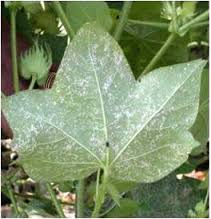
%> input picture 1.jpg, 211 x 219 px
$ octave tr1.m   (GNU Octave 9; MATLAB toolbox functions it lacks are replaced by stand-ins)
%> lines starting %> are read from the running program, lines starting %| are printed output that depends on the picture

% Select an image from the 'Disease Dataset' folder by opening the folder
[filename,pathname] = uigetfile({'*.jpg'},'Pick a Disease Affected Leaf');
%> the answer given: 1.jpg
I = imread([pathname,filename]);
%> I is the input picture: size 219x211x3 uint8; mean R, G, B 125.4, 143.1, 105.8
figure, imshow(I);title('Disease Affected Leaf');
%%
% Color Image Segmentation
% Use of K Means clustering for segmentation
% Convert Image from RGB Color Space to L*a*b* Color Space
% The L*a*b* space consists of a luminosity layer 'L*', chromaticity-layer 'a*' and 'b*'.
% All of the color information is in the 'a*' and 'b*' layers.
cform = makecform('srgb2lab');
% Apply the colorform
lab_he = applycform(I,cform);
%> lab_he: size 219x211x3 uint8; mean of channels 1, 2, 3 144.2, 116.5, 145.9

% Classify the colors in a*b* colorspace using K means clustering.
% Since the image has 3 colors create 3 clusters.
% Measure the distance using Euclidean Distance Metric.
ab = double(lab_he(:,:,2:3));
nrows = size(ab,1);
%> nrows = 219
ncols = size(ab,2);
%> ncols = 211
ab = reshape(ab,nrows*ncols,2);
nColors = 3;
[cluster_idx cluster_center] = kmeans(ab,nColors,'distance','sqEuclidean', ...
                                      'Replicates',3);
%> cluster_center = [112.4 155.3; 131.2 135.5; 117 140.4]
%[cluster_idx cluster_center] = kmeans(ab,nColors,'distance','sqEuclidean','Replicates',3);
% Label every pixel in tha image using results from K means
pixel_labels = reshape(cluster_idx,nrows,ncols);
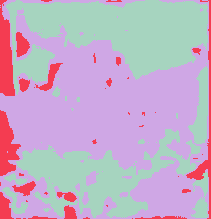
%> pixel_labels: size 219x211 double; 3 distinct labels, from 1 to 3; one colour per label, 0 black
%figure,imshow(pixel_labels,[]), title('Image Labeled by Cluster Index');

% Create a blank cell array to store the results of clustering
segmented_images = cell(1,3);
% Create RGB label using pixel_labels
rgb_label = repmat(pixel_labels,[1,1,3]);
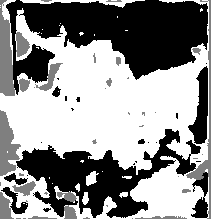
%> rgb_label: size 219x211x3 double; min 1, max 3, mean 2.12; drawn with min black and max white

for k = 1:nColors
    colors = I;
    colors(rgb_label ~= k) = 0;
    segmented_images{k} = colors;
end
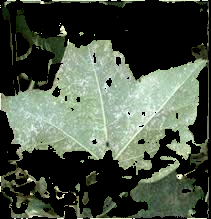
%> colors: size 219x211x3 uint8; mean R, G, B 73.8, 83.7, 69.4
%> after the loop, segmented_images = 3 items
% Display the contents of the clusters
figure, subplot(3,1,1);imshow(segmented_images{1});title('Cluster 1'); subplot(3,1,2);imshow(segmented_images{2});title('Cluster 2');
%> after `imshow(segmented_images{1})`:
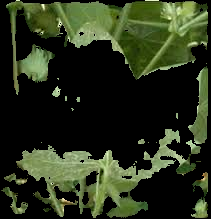
%> displayed picture: size 219x211x3, on the screen's scale of 0 to 255; mean R, G, B 41, 49.7, 27.6
%> after `imshow(segmented_images{2})`:
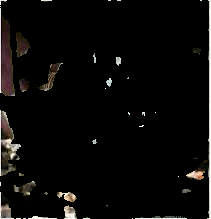
%> displayed picture: size 219x211x3, on the screen's scale of 0 to 255; mean R, G, B 10.6, 9.7, 8.8
subplot(3,1,3);imshow(segmented_images{3});title('Cluster 3');

%% Feature Extraction

% The input dialogue makes sure that we extract features only from the
% disease affected part of the leaf
x = inputdlg('Enter the cluster no. containing the disease affected leaf part only:');
%> the answer given: 3
i = str2double(x);

seg_img = segmented_images{i};

% Convert to grayscale if image is RGB
if ndims(seg_img) == 3
   img = rgb2gray(seg_img);
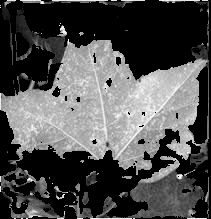
%> img: size 219x211 uint8; min 0, max 252, mean 79.1
end

% Create the Gray Level Cooccurance Matrices (GLCMs)
glcms = graycomatrix(img);
%> glcms = [21295 249 254 262 198 218 52 35; 238 1084 241 16 6 3 0 0; 266 227 2022 307 36 10 0 0; 239 20 318 706 144 21 2 0; 222 4 20 139 1243 870 29 7; 212 0 5 16 845 7341 1379 36; 82 0 2 3 47 1303 2492 327; 40 4 6 1 15 68 299 464]

%Evaluate 13 features from the disease affected region only
% Derive Statistics from GLCM
stats = graycoprops(glcms,'Contrast Correlation Energy Homogeneity');
%> stats = {Contrast 0.903}
Contrast = stats.Contrast;
%> Contrast = 0.903
%> (the run ends here)

$ run again, on 3.jpg
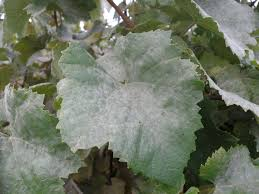
%> input picture 3.jpg, 259 x 194 px
%> I is the input picture: size 194x259x3 uint8; mean R, G, B 111.3, 118.5, 101.9
%> lab_he: size 194x259x3 uint8; mean of channels 1, 2, 3 123.1, 122.8, 136.5
%> cluster_center = [126 129.8; 118.1 147.8; 122 137.6]
%> `pixel_labels = reshape(cluster_idx,nrows,ncols);`:
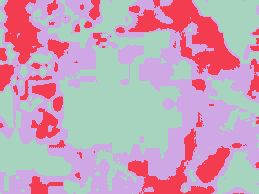
%> pixel_labels: size 194x259 double; 3 distinct labels, from 1 to 3; one colour per label, 0 black
%> after the loop `for k = 1:nColors`: segmented_images = 3 items
%> `img = rgb2gray(seg_img);`:
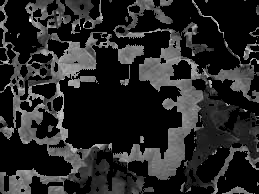
%> img: size 194x259 uint8; min 0, max 253, mean 38.8
%> glcms = [29200 576 396 630 528 116 7 4; 588 2574 273 26 14 1 0 0; 415 297 1758 496 40 10 1 0; 673 42 543 5845 682 33 2 0; 410 5 30 795 2073 226 7 0; 140 1 8 30 202 295 15 1; 14 0 0 3 4 10 6 0; 1 0 0 0 0 3 1 2]
%> stats = {Contrast 0.867}
%> Contrast = 0.867
